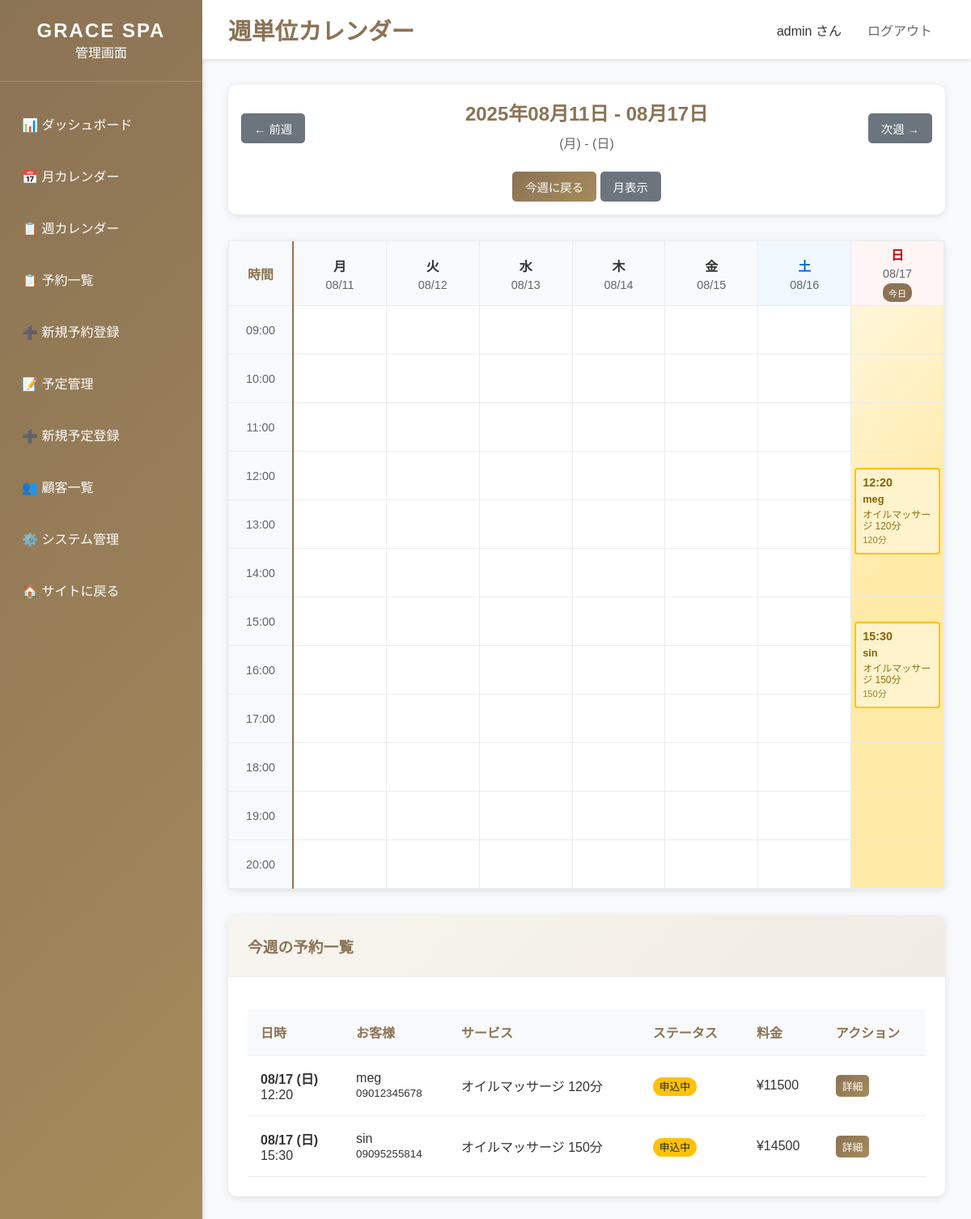
/dashboard/week/ (signed in), run on an earlier commit of the app's database.
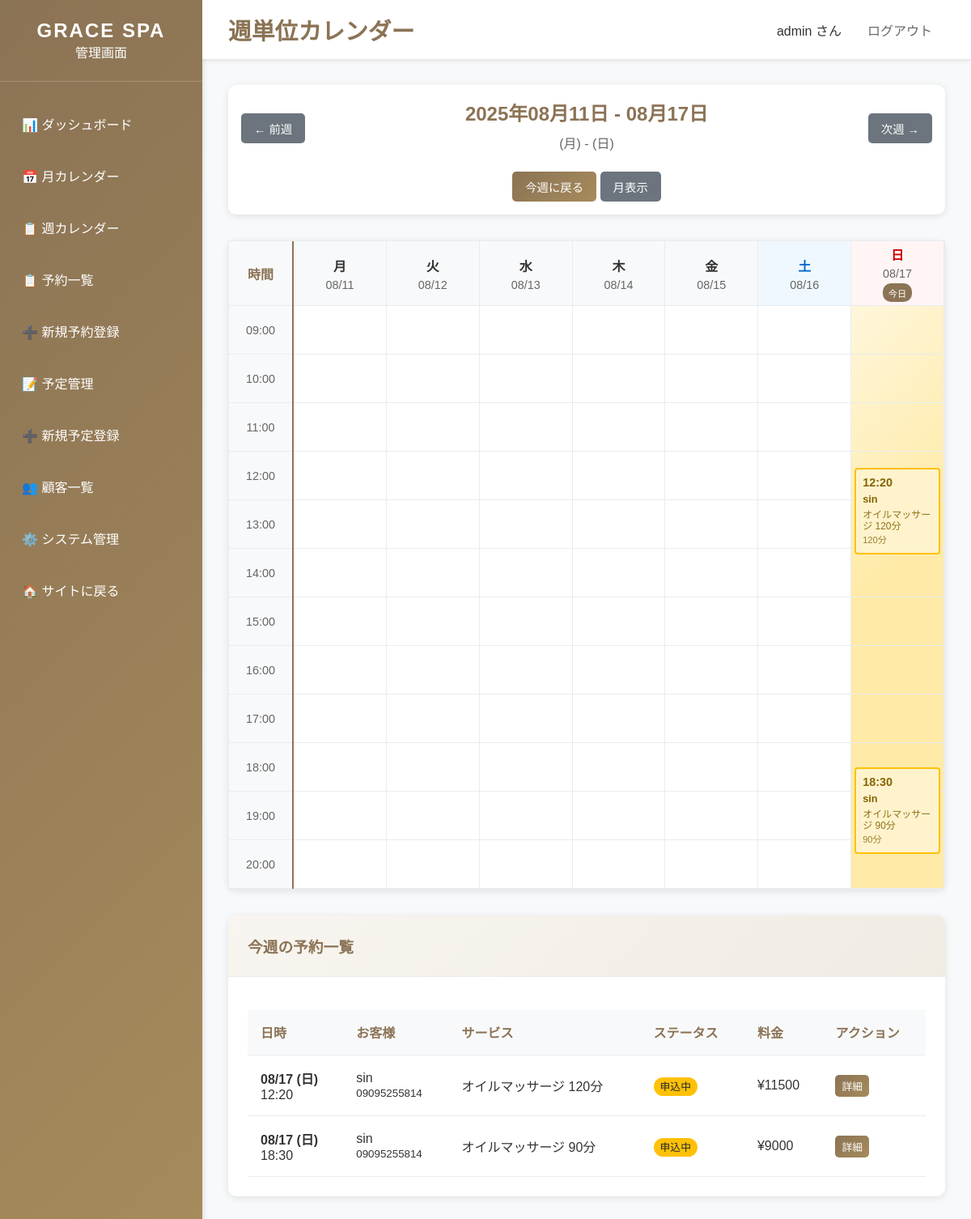
And on a later commit of the database.
### bookings/models.py (models this page shows, shortened)
class Booking(models.Model):
    STATUS_CHOICES = [
        ('pending', '承認待ち'),
        ('confirmed', '確定'),
        ('completed', '完了'),
        ('cancelled', 'キャンセル'),
    ]
    customer = models.ForeignKey(Customer, on_delete=models.CASCADE, verbose_name='顧客')
    service = models.ForeignKey(Service, on_delete=models.CASCADE, verbose_name='サービス')
    therapist = models.ForeignKey(Therapist, on_delete=models.SET_NULL, null=True, blank=True, verbose_name='施術者')
    booking_date = models.DateField('予約日')
    booking_time = models.TimeField('予約時間')
    status = models.CharField('ステータス', max_length=20, choices=STATUS_CHOICES, default='pending')
    notes = models.TextField('備考', blank=True)
    created_at = models.DateTimeField('作成日時', auto_now_add=True)
    updated_at = models.DateTimeField('更新日時', auto_now=True)
    class Meta:
        verbose_name = '予約'
        verbose_name_plural = '予約'
        ordering = ['-booking_date', '-booking_time']
        unique_together = ['therapist', 'booking_date', 'booking_time']

class Customer(models.Model):
    name = models.CharField('名前', max_length=100)
    email = models.EmailField('メールアドレス', unique=True)
    phone = models.CharField('電話番号', max_length=20)
    notes = models.TextField('備考', blank=True)
    created_at = models.DateTimeField('作成日時', auto_now_add=True)
    updated_at = models.DateTimeField('更新日時', auto_now=True)
    class Meta:
        verbose_name = '顧客'
        verbose_name_plural = '顧客'
        ordering = ['-created_at']

class Service(models.Model):
    name = models.CharField('サービス名', max_length=100)
    description = models.TextField('説明', blank=True)
    duration_minutes = models.PositiveIntegerField('施術時間（分）')
    price = models.PositiveIntegerField('料金')
    is_active = models.BooleanField('有効', default=True)
    sort_order = models.PositiveIntegerField('表示順', default=0)
    created_at = models.DateTimeField('作成日時', auto_now_add=True)
    updated_at = models.DateTimeField('更新日時', auto_now=True)
    class Meta:
        verbose_name = 'サービス'
        verbose_name_plural = 'サービス'
        ordering = ['sort_order', 'name']

### dashboard/views.py (the view, shortened to what this page needs)
# urls.py: path('dashboard/week/', views.week_view, name='week_calendar'),
@staff_member_required
def week_view(request):
    today = timezone.now().date()
    year = int(request.GET.get('year', today.year))
    month = int(request.GET.get('month', today.month))
    day = int(request.GET.get('day', today.day))
    try:
        current_date = datetime(year, month, day).date()
    except ValueError:
        current_date = today
    days_since_monday = current_date.weekday()
    week_start = current_date - timedelta(days=days_since_monday)
    week_end = week_start + timedelta(days=6)
    prev_week_start = week_start - timedelta(days=7)
    next_week_start = week_start + timedelta(days=7)
    bookings = Booking.objects.filter(
        booking_date__gte=week_start,
        booking_date__lte=week_end,
        status__in=['pending', 'confirmed', 'completed']
    ).order_by('booking_date', 'booking_time')
    try:
        schedules = Schedule.objects.filter(
            schedule_date__gte=week_start,
            schedule_date__lte=week_end,
            is_active=True
        ).order_by('schedule_date', 'start_time')
    except:
        schedules = []
    bookings_by_date = {}
    for booking in bookings:
        date_str = booking.booking_date.strftime('%Y-%m-%d')
        if date_str not in bookings_by_date:
            bookings_by_date[date_str] = []
        bookings_by_date[date_str].append(booking)
    schedules_by_date = {}
    for schedule in schedules:
        date_str = schedule.schedule_date.strftime('%Y-%m-%d')
        if date_str not in schedules_by_date:
            schedules_by_date[date_str] = []
        schedules_by_date[date_str].append(schedule)
    week_data = []
    for i in range(7):
        day_date = week_start + timedelta(days=i)
        day_str = day_date.strftime('%Y-%m-%d')
        day_bookings = bookings_by_date.get(day_str, [])
        day_schedules = schedules_by_date.get(day_str, [])
        is_today = day_date == timezone.now().date()
        positioned_bookings = []
        for booking in day_bookings:
            hour = booking.booking_time.hour
            minute = booking.booking_time.minute
            top_position = (hour - 9) * 60 + minute
            if top_position < 0:
                top_position = 0
            positioned_bookings.append({
                'booking': booking,
                'top_position': top_position
            })
        positioned_schedules = []
        week_data.append({
            'date': day_date,
            'date_str': day_str,
            'bookings': day_bookings,
            'schedules': day_schedules,
            'positioned_bookings': positioned_bookings,
            'positioned_schedules': positioned_schedules,
            'is_today': is_today,
            'day_name': ['月', '火', '水', '木', '金', '土', '日'][i]
        })
    context = {
        'title': f'{week_start.strftime("%Y年%m月%d日")} 週 - GRACE SPA管理画面',
        'week_data': week_data,
        'week_start': week_start,
        'week_end': week_end,
        'current_date': current_date,
        'prev_week': prev_week_start,
        'next_week': next_week_start,
        'today': timezone.now().date(),
        'bookings_by_date': bookings_by_date,
        'schedules_by_date': schedules_by_date,
    }
    return render(request, 'dashboard/week_calendar.html', context)

### templates/dashboard/week_calendar.html (shortened to what the changed rows need)
{% extends 'dashboard/base_dashboard.html' %}
{% block page_title %}週単位カレンダー{% endblock %}
{% block content %}
<div class="card">
    <div class="card-body" style="padding: 1rem;">
        <div style="display: flex; justify-content: space-between; align-items: center;">
            <div style="text-align: center;">
                <h2 style="margin: 0; color: #8b7355;">
                    {{ week_start|date:"Y年m月d日" }} - {{ week_end|date:"m月d日" }}
                </h2>
            </div>
        </div>
    </div>
</div>
<div class="card">
    <div class="card-body" style="padding: 0;">
        <div class="week-calendar">
            {% for day_data in week_data %}
                <div class="day-column {% if day_data.is_today %}today-column{% endif %}">
                    <div class="day-header {% if day_data.date.weekday == 5 %}saturday{% elif day_data.date.weekday == 6 %}sunday{% endif %}">
                        <div class="day-name">{{ day_data.day_name }}</div>
                        <div class="day-date">{{ day_data.date|date:"m/d" }}</div>
                        {% if day_data.is_today %}
                            <span class="today-badge-small">今日</span>
                        {% endif %}
                    </div>
                    <div class="day-schedule">
                        {% for positioned_booking in day_data.positioned_bookings %}
                            <a href="{% url 'dashboard:booking_detail' positioned_booking.booking.id %}" class="week-booking-link">
                                <div class="week-booking-item status-{{ positioned_booking.booking.status }}"
                                     style="top: {{ positioned_booking.top_position }}px;">
                                    <div class="week-booking-time">{{ positioned_booking.booking.booking_time|date:"H:i" }}</div>
                                    <div class="week-booking-customer">{{ positioned_booking.booking.customer.name }}</div>
                                    <div class="week-booking-service">{{ positioned_booking.booking.service.name }}</div>
                                    <div class="week-booking-duration">{{ positioned_booking.booking.service.duration_minutes }}分</div>
                                </div>
                            </a>
                        {% endfor %}
                    </div>
                </div>
            {% endfor %}
        </div>
    </div>
</div>
<div class="card">
    <div class="card-body">
        {% if bookings_by_date %}
            <table class="table">
                <thead>
                    <tr>
                        <th>日時</th>
                        <th>お客様</th>
                        <th>サービス</th>
                        <th>ステータス</th>
                        <th>料金</th>
                        <th>アクション</th>
                    </tr>
                </thead>
                <tbody>
                    {% for day_data in week_data %}
                        {% for booking in day_data.bookings %}
                            <tr>
                                <td>
                                    <strong>{{ booking.booking_date|date:"m/d (D)" }}</strong><br>
                                    {{ booking.booking_time }}
                                </td>
                                <td>
                                    {{ booking.customer.name }}<br>
                                    <small>{{ booking.customer.phone }}</small>
                                </td>
                                <td>{{ booking.service.name }}</td>
                                <td>
                                    {% if booking.status == 'pending' %}
                                        <span class="badge badge-pending">申込中</span>
                                    {% elif booking.status == 'confirmed' %}
                                        <span class="badge badge-confirmed">確定</span>
                                    {% elif booking.status == 'completed' %}
                                        <span class="badge badge-completed">完了</span>
                                    {% elif booking.status == 'cancelled' %}
                                        <span class="badge badge-cancelled">キャンセル</span>
                                    {% endif %}
                                </td>
                                <td>¥{{ booking.service.price|floatformat:0 }}</td>
                                <td>
                                    <a href="{% url 'dashboard:booking_detail' booking.id %}" class="btn btn-primary btn-sm">詳細</a>
                                </td>
                            </tr>
                        {% endfor %}
                    {% endfor %}
                </tbody>
            </table>
        {% else %}
            <p style="text-align: center; color: #666; padding: 2rem;">
                今週の予約はありません
            </p>
        {% endif %}
    </div>
</div>
{% endblock %}

What changed in the data, as far as the page shows it:
removed Booking: booking.booking_time "12:20", booking.customer.name "meg", booking.service.name "オイルマッサージ 120分", booking.service.duration_minutes "120", booking_date "08/17 (日)", booking_time "12:20", customer.name "meg", customer.phone "09012345678", service.name "オイルマッサージ 120分", status "申込中", service.price "11500"
removed Booking: booking.booking_time "15:30", booking.customer.name "sin", booking.service.name "オイルマッサージ 150分", booking.service.duration_minutes "150", booking_date "08/17 (日)", booking_time "15:30", customer.name "sin", customer.phone "09095255814", service.name "オイルマッサージ 150分", status "申込中", service.price "14500"
added Booking: booking.booking_time "12:20", booking.customer.name "sin", booking.service.name "オイルマッサージ 120分", booking.service.duration_minutes "120", booking_date "08/17 (日)", booking_time "12:20", customer.name "sin", customer.phone "09095255814", service.name "オイルマッサージ 120分", status "申込中", service.price "11500"
added Booking: booking.booking_time "18:30", booking.customer.name "sin", booking.service.name "オイルマッサージ 90分", booking.service.duration_minutes "90", booking_date "08/17 (日)", booking_time "18:30", customer.name "sin", customer.phone "09095255814", service.name "オイルマッサージ 90分", status "申込中", service.price "9000"
